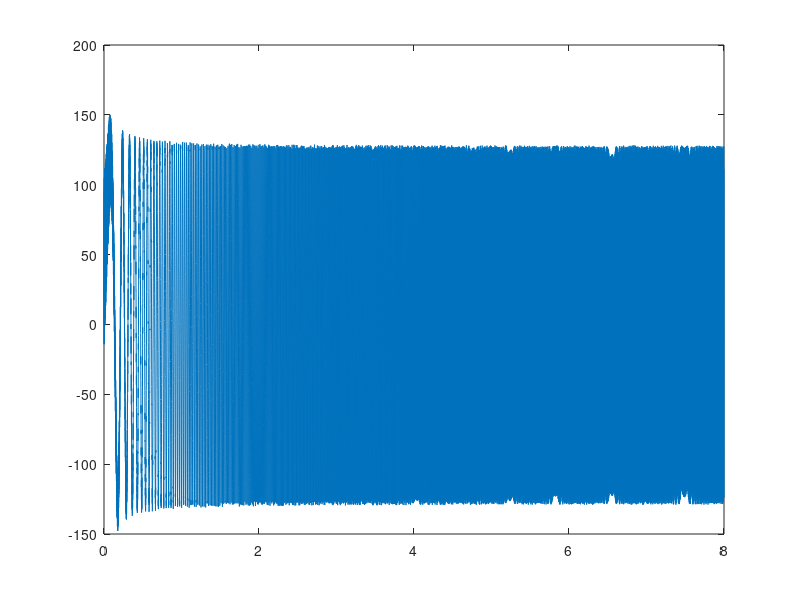

Reproduce this figure in MATLAB. (Note: this script raises an error after producing the figure.)
clc
clear
close all

%% Fast Fourrier Transformation parameters
N = 6400; % 50,100,200,400,800,1600,3200,6400
nFFT = 2.56*N;

% Baseband
fmax = 800;  % frequency span (Hz)
fs = 2.56*fmax; % Nyquist frequency (Hz)

dt = 1/fs;  % sampling time (sec)
df = fmax/nFFT;  % sampling frequency (Hz)
frequency_vector = df:df:fmax;
% frequency_vector = fmax*linspace(0,1,nFFT/2+1);

T_total = nFFT*dt; % duration of the experiment (sec)
time_vector = 0:dt:T_total-dt;

%% Input signal generation with window and overlap
n_inp = 2; % number of input channels
n_out = 6; % number of output channels

%% Hadamard matrix creation for orthogonal input
m = ceil(log2(n_inp)); % 2-79 of Frequency-domain System Identification Book Rik Pintelon, Page 66
if m == 0
    m = m+1;
end
nu = 2^m;
H2 = [1 1;1 -1];
if m == 1
    H2_dum = H2;
else
    for i = 1:m-1
        if i == 1
            H2_dum = H2;
        end
        H2_dum = kron(H2,H2_dum); 
    end
end
H2m = H2_dum; 
T = 1/sqrt(nu)*H2m;

%%
% Creating the input signal (uniformly distributed random signal)
max_inp = 0.5; % specify the maximum amplitude of input
min_inp = -0.5; % specify the maximum amplitude of input
inp_dum = zeros(size(time_vector));
Amp = 1;
for i = 1:nFFT
    phi_k = -i*(i-1)*pi/nFFT;
    inp_dum = inp_dum + Amp*cos(2*pi*frequency_vector(i)*time_vector + phi_k);
end
inp_SISO = inp_dum;
figure(1);
plot(time_vector,inp_SISO)

%%
uniform_win_inp = ones(nFFT,n_inp);
uniform_win_out = ones(nFFT,n_out);

% averaging and overlap properties
n_aver = 1; % number of averaging

% overlap parameters
overlap = 0; 
r_overlap = overlap/100; % rate of overlap (%)
[inp_fft, ~] = pwelch(inp_SISO,uniform_win_out(:,1),overlap,nFFT,df);
inp_fft = inp_fft(2:end)';
inp_fft = [inp_fft fliplr(inp_fft)];
inp_fft_T_dum = zeros(nu,nu,nFFT);
% Hadamard signal creation
for i = 1:nFFT
    inp_fft_T_dum(:,:,i) = inp_fft(i)*T;
end
inp_fft_T = zeros(n_inp,nFFT*nu);
for i = 1:n_inp
    for j = 1:nu
        inp_fft_T(i,(j-1)*nFFT+1:j*nFFT) = squeeze(inp_fft_T_dum(j,i,:));
    end
end
inp_fft_T = inp_fft_T';
inp = zeros(nu*nFFT,n_inp);

for i =1:n_inp
    inp(:,i) = (ifft(inp_fft_T(:,i),'symmetric'));
%     inp(:,i) = inp(:,i)/max(inp(:,i))/2;
end
figure(2)
total_time_vector = 0:dt:((T_total*nu)-dt);
plot(total_time_vector,inp)

%%
T_total = T_total*nu;
T_total = n_aver*T_total-(n_aver-1)*r_overlap*T_total; % total duration of input signal after windowing and averaging (sec)
total_samples = round(n_aver*nFFT-(n_aver-1)*r_overlap*nFFT); % total number of samples
total_time_vector = 0:dt:T_total-dt;
inp = repmat(inp,n_aver,1);
figure(3)
plot(total_time_vector,inp)

%%
load sysc
sample_sys = sysc;
sample_sys = ss(sample_sys.A,sample_sys.B(:,4:5),sample_sys.C,sample_sys.D(:,4:5));

%%
% figure(2)
k = 0;
num_states = sqrt(numel(sample_sys.A));
for i = 1:n_inp
    for j = 1:n_out
        k = k+1;
%         subplot(n_inp,n_out,k)
        resp(:,k) = squeeze(freqresp(sample_sys(j,i),frequency_vector,'Hz'));
%         semilogy(frequency_vector,abs(resp))
        %         plot(f,angle(resp)*180/pi);
    end 
end
[out_sample,~,~] = lsim(sample_sys,inp,total_time_vector,zeros(num_states,1));
% figure(3)
% plot(total_time_vector,out_sample)

%% Output analysis
out = out_sample;

if overlap > 0
    n_samples_in_Overlap = floor((overlap*nFFT) / 100); 
    nFrames = n_aver; 
else
    n_samples_in_Overlap= nFFT;
    nFrames=floor(total_samples/n_samples_in_Overlap)-1;
end

S_inp_out = zeros(nFFT/2+1,n_inp*n_out);
k = 0;
for i = 1:n_inp
    for j = 1:n_out
        k = k+1;
        [S_inp_out_dum, freq_after_overlap] = cpsd(inp(:,i),out(:,j),uniform_win_inp(:,1),overlap,nFFT,df);
        S_inp_out(:,k) = S_inp_out_dum;
    end
end

S_inp_inp = zeros(nFFT/2+1,n_inp);
for i = 1:n_inp
    [S_inp_inp(:,i), ~] = pwelch(inp(:,i),uniform_win_inp(:,i),overlap,nFFT,df);
end

S_out_out = zeros(nFFT/2+1,n_out);
for j = 1:n_out
    [S_out_out(:,j), ~] = pwelch(out(:,j),uniform_win_out(:,j),overlap,nFFT,df);
end

k = 0;
for i = 1:n_inp
    for j = 1:n_out
        k = k+1;
        H_2(:,k) = S_out_out(:,j)./S_inp_out(:,k);
    end
end

for i = 1:n_out
    fft_out(:,i) = fft(out(:,i));
end
for i = 1:n_inp
    fft_inp(:,i) = fft(inp(:,i));
end
k = 0;
for i = 1:n_inp
    for j = 1:n_out
        k = k+1;
        H_fft(:,k) = fft_out(:,j)./fft_inp(:,i);
    end
end
H_fft = H_fft(1:numel(total_time_vector)/2+1,:);

figure('units','normalized','outerposition',[0 0 1 1])
k = 0;
f = fmax*(0:(numel(total_time_vector)/2))/numel(total_time_vector);
for i = 1:n_inp
    for j = 1:n_out
        k = k+1;
        subplot(n_inp,n_out,k)
        semilogy(frequency_vector,abs(resp(:,k)))
        hold on
        semilogy(freq_after_overlap*1/dt/df,abs(H_2(:,k)))
%         hold on
%         semilogy(f,abs(H_fft(:,k)))
        xlim([0 100])
    end
end

% [sv,w] = sigma(sample_sys);
% figure(4)
% semilogy(w/2/pi,sv(1,:)./sv(2,:))
% xlim([0 100])